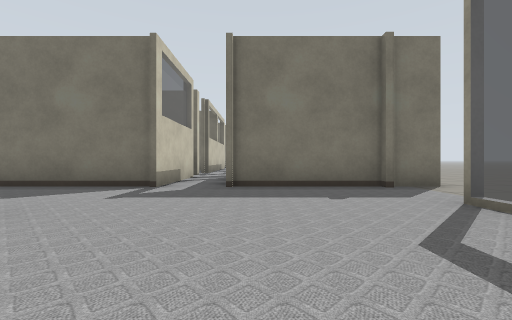
View 1 (above)

13 first-person views from a walk through a robot-simulator world made for Gazebo. The camera is 0.5 m above the floor, looks level and sees 90° across. Floor lines are 1 m apart. The floor is counted in squares, 1 m on a side. Each view is taken from the middle of a square. On the plan, view 1 faces up. The plan holds only what a view shows up to about 9 squares ahead; the rest is blank. The place goes on beyond the plan.

View 2
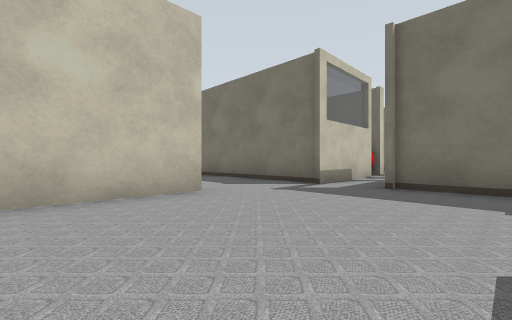

View 3
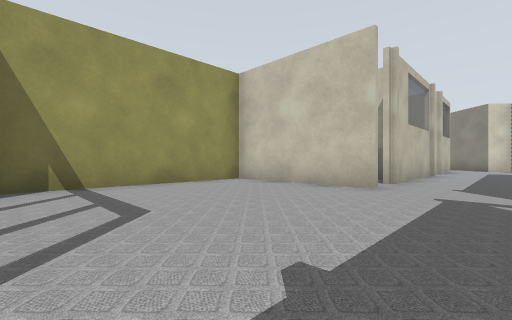

View 4
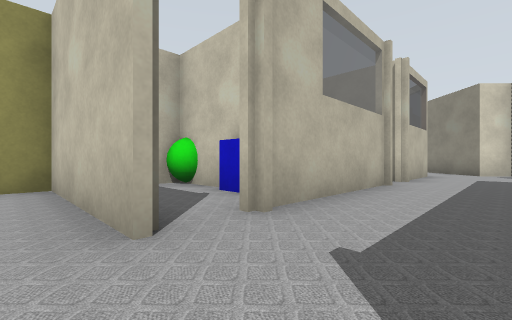

View 5
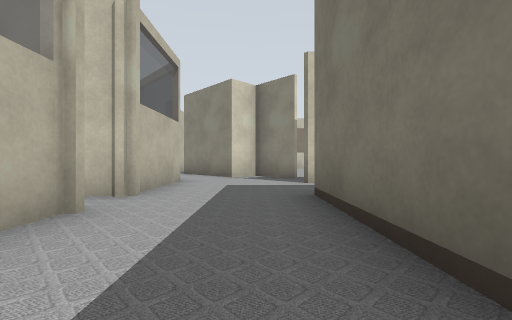

View 6
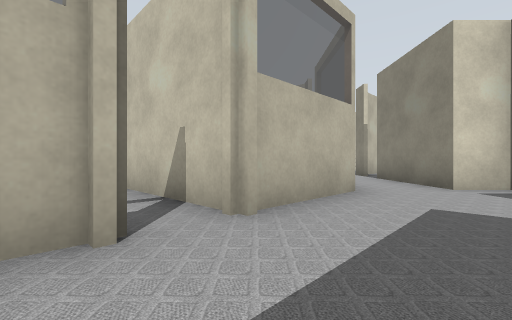

View 7
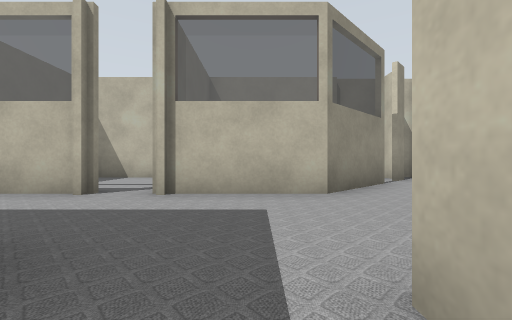

View 8
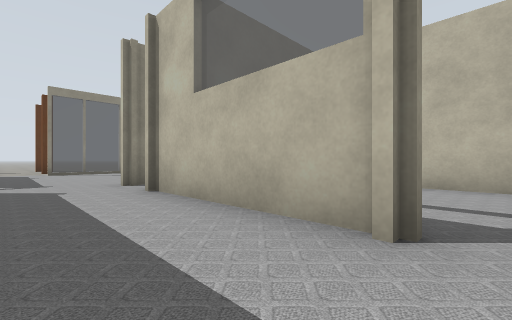

View 9
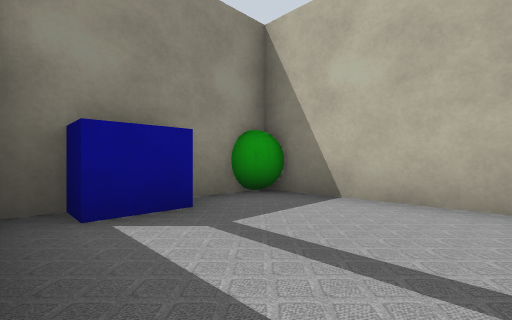

View 10
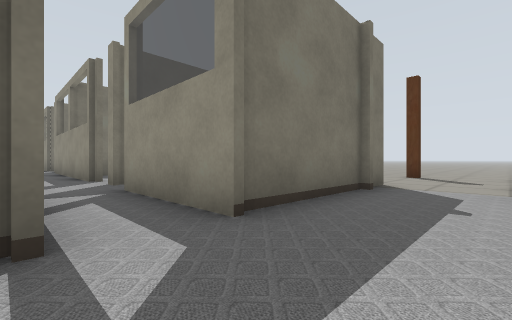

View 11
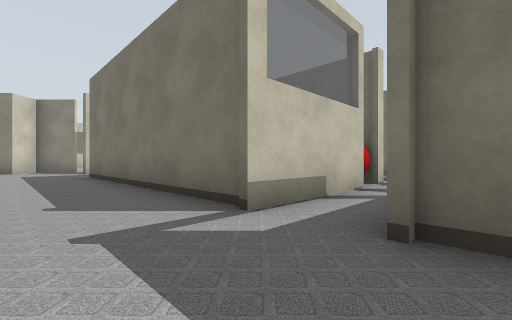

View 12
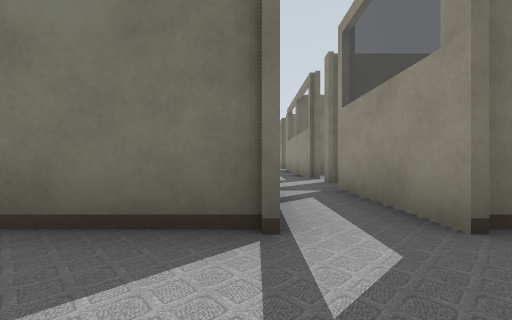

View 13
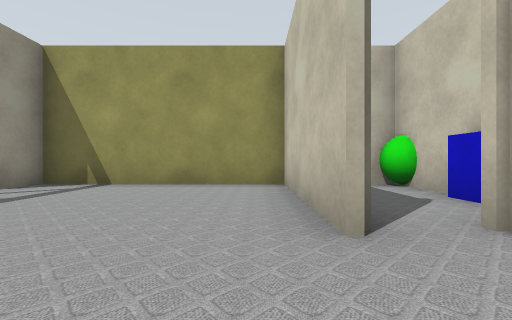

### Floor plan
Ten units are one square. View 1 is at (0, 0); x grows to the right and y downward. Boxes are objects, and circles mark ways between rooms. Rooms are numbered by the first view taken in them; rooms with no view inside come last. Other rooms are left out.
<svg viewBox="-144 -65 174 82">
<path fill="none" stroke="#000" d="M-26 -24 -26 12 24 12 24 4M-18 -48 -88 -48M24 -16 24 -30M25 -48 -6 -48M-76 -22 -36 -22M-105 -55 -105 -50M-119 -51 -130 -40 -124 -33 -139 -18M-128 -5 -111 -22 -86 -22M-48 -18 -48 5M-50 5 -50 -22M-86 -22 -86 8M-80 12 -54 12"/>
<rect x="-55" y="-15" width="10" height="10" fill="#bbb"><title>blue box</title></rect>
<circle cx="-90" cy="-35" r="3" fill="#2a7"/>
<circle cx="-40" cy="-20" r="3" fill="#2a7"/>
<circle cx="-80" cy="-20" r="3" fill="#2a7"/>
<text x="-20" y="-30">1</text>
<text x="-100" y="-60">2</text>
<text x="-60" y="-10">3</text>
</svg>
Room 1 opens to room 2. Room 1 opens to room 3.

Where each view was taken, in squares from view 1:
view 1: 0 up, 0 right, facing up
view 2: 0 up, 1 right, facing up-left
view 3: 4 up, 2 right, facing down-left
view 4: 4 up, 2 left, facing down-left
view 5: 4 up, 5 left, facing left
view 6: 4 up, 7 left, facing down-left
view 7: 6 up, 10 left, facing down
view 8: 4 up, 8 left, facing down-right
view 9: 2 up, 8 left, facing down-right
view 10: 3 up, 2 left, facing up-right
view 11: 3 up, 0 right, facing up-left
view 12: 3 up, 2 left, facing up
view 13: 4 up, 2 left, facing down
